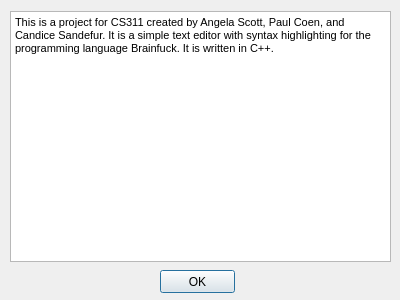
<?xml version="1.0" encoding="UTF-8"?>
<ui version="4.0">
 <class>AboutDialog</class>
 <widget class="QDialog" name="AboutDialog">
  <property name="geometry">
   <rect>
    <x>0</x>
    <y>0</y>
    <width>400</width>
    <height>300</height>
   </rect>
  </property>
  <property name="windowTitle">
   <string>About</string>
  </property>
  <widget class="QPushButton" name="OK">
   <property name="geometry">
    <rect>
     <x>160</x>
     <y>270</y>
     <width>75</width>
     <height>23</height>
    </rect>
   </property>
   <property name="text">
    <string>OK</string>
   </property>
  </widget>
  <widget class="QTextBrowser" name="textBrowser">
   <property name="geometry">
    <rect>
     <x>10</x>
     <y>11</y>
     <width>381</width>
     <height>251</height>
    </rect>
   </property>
   <property name="autoFillBackground">
    <bool>true</bool>
   </property>
   <property name="html">
    <string>&lt;!DOCTYPE HTML PUBLIC &quot;-//W3C//DTD HTML 4.0//EN&quot; &quot;http://www.w3.org/TR/REC-html40/strict.dtd&quot;&gt;
&lt;html&gt;&lt;head&gt;&lt;meta name=&quot;qrichtext&quot; content=&quot;1&quot; /&gt;&lt;style type=&quot;text/css&quot;&gt;
p, li { white-space: pre-wrap; }
&lt;/style&gt;&lt;/head&gt;&lt;body style=&quot; font-family:'MS Shell Dlg 2'; font-size:8.25pt; font-weight:400; font-style:normal;&quot;&gt;
&lt;p style=&quot; margin-top:0px; margin-bottom:0px; margin-left:0px; margin-right:0px; -qt-block-indent:0; text-indent:0px;&quot;&gt;This is a project for CS311 created by Angela Scott, Paul Coen, and Candice Sandefur. It is a simple text editor with syntax highlighting for the programming language Brainfuck. It is written in C++.&lt;/p&gt;&lt;/body&gt;&lt;/html&gt;</string>
   </property>
  </widget>
 </widget>
 <resources/>
 <connections/>
</ui>
